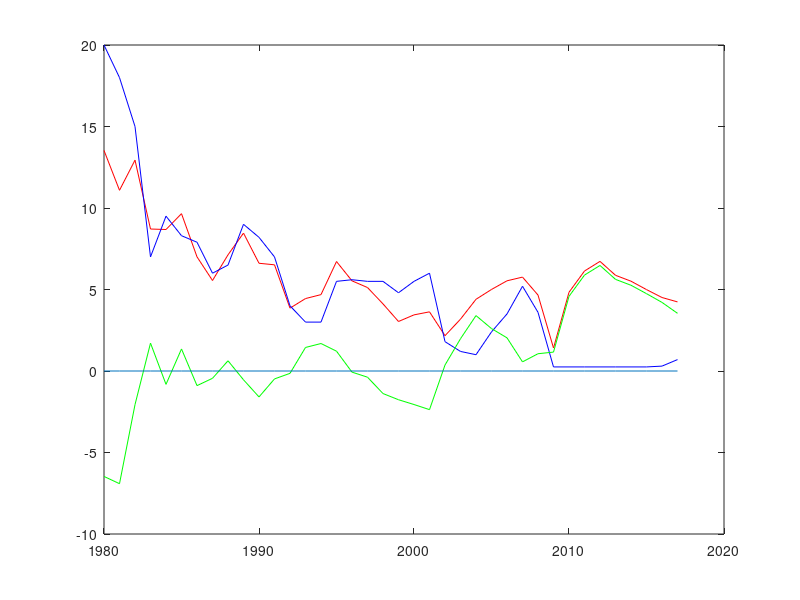

Write MATLAB code to recreate this figure.
function x=interestvspe
inrate=[20 18 15 7 9.5 8.3 7.9 6 6.5 9 8.2 7 4 3 3 5.5 5.6 5.5 5.5 4.8 5.5 6 1.8 1.2 1 2.4 3.5 5.2 3.6 0.25 0.25 0.25 0.25 0.25 0.25 0.25 0.3 0.7];
pe=[7.39 9.02 7.73 11.48 11.52 10.36 14.28 18.01 14.03 11.82 15.13 15.35 25.93 22.5 21.34 14.89 18.08 19.53 24.29 32.92 29.04 27.55 46.17 31.43 22.73 19.99 18.07 17.36 21.46 70.91 20.70 16.3 14.87 17.03 18.15 20.02 22.18 23.59];


k=1980:2017;
size(k)==size(inrate)
size(k)==size(pe)
invpe=zeros(size(k));
k0=zeros(size(k));
for i=1:38
    invpe(i)=100/pe(i);
end

dif=invpe-inrate;

plot(k,invpe,'r',k,inrate,'b',k,dif,'g',k,k0);
end